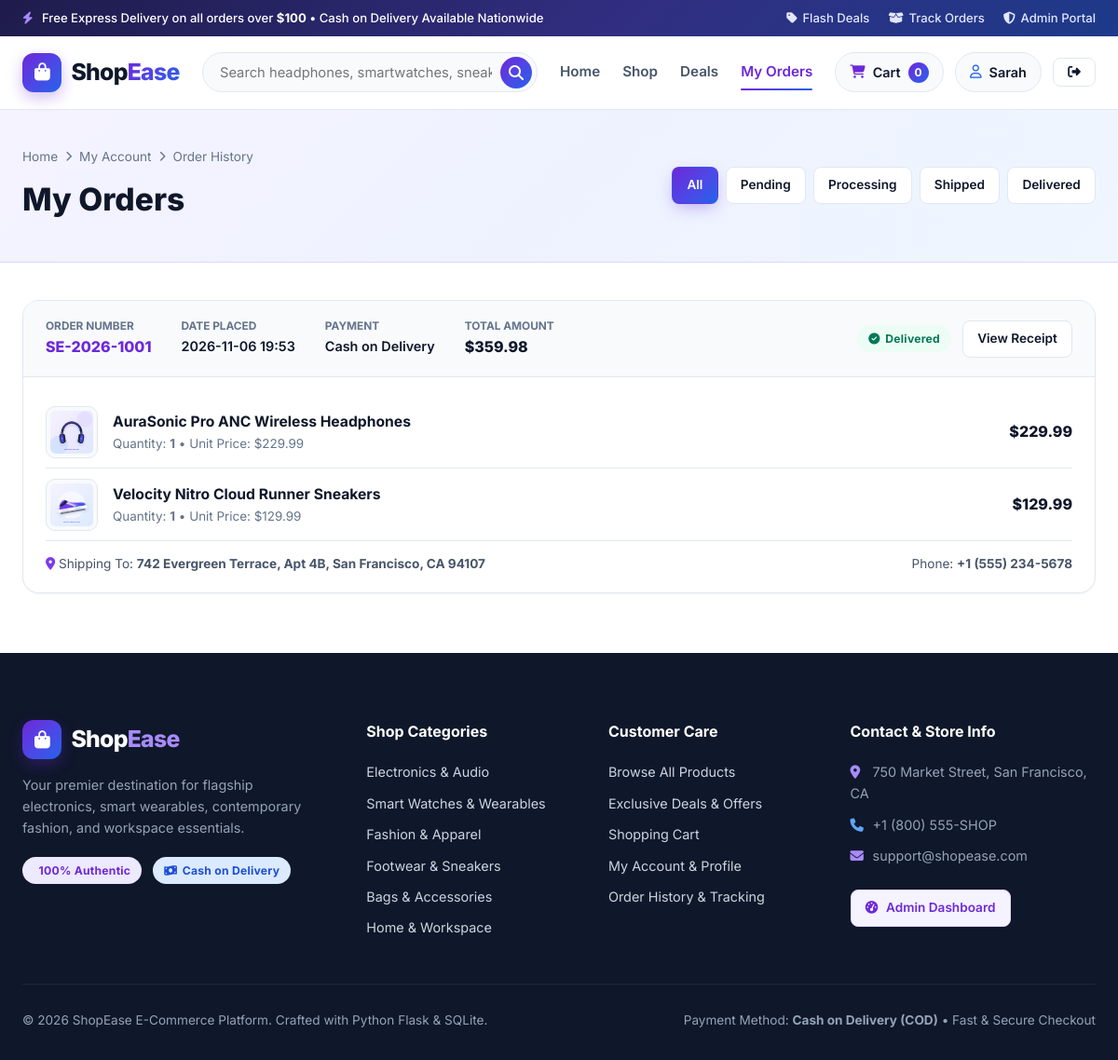
/orders (signed in), run on the app's committed database.
### tables this page shows
CREATE TABLE orders (
            id INTEGER PRIMARY KEY AUTOINCREMENT,
            order_number TEXT NOT NULL UNIQUE,
            user_id INTEGER,
            customer_name TEXT NOT NULL,
            customer_email TEXT NOT NULL,
            phone TEXT NOT NULL,
            shipping_address TEXT NOT NULL,
            city TEXT NOT NULL,
            postal_code TEXT NOT NULL,
            order_notes TEXT DEFAULT '',
            subtotal REAL NOT NULL,
            shipping_fee REAL NOT NULL DEFAULT 0.0,
            total_amount REAL NOT NULL,
            payment_method TEXT NOT NULL DEFAULT 'Cash on Delivery',
            status TEXT NOT NULL DEFAULT 'Pending',
            created_at TIMESTAMP DEFAULT CURRENT_TIMESTAMP,
            FOREIGN KEY (user_id) REFERENCES users (id) ON DELETE SET NULL
        );

CREATE TABLE order_items (
            id INTEGER PRIMARY KEY AUTOINCREMENT,
            order_id INTEGER NOT NULL,
            product_id INTEGER,
            product_name TEXT NOT NULL,
            product_image TEXT NOT NULL,
            unit_price REAL NOT NULL,
            quantity INTEGER NOT NULL,
            subtotal REAL NOT NULL,
            FOREIGN KEY (order_id) REFERENCES orders (id) ON DELETE CASCADE,
            FOREIGN KEY (product_id) REFERENCES products (id) ON DELETE SET NULL
        );

CREATE TABLE categories (
            id INTEGER PRIMARY KEY AUTOINCREMENT,
            name TEXT NOT NULL UNIQUE,
            slug TEXT NOT NULL UNIQUE,
            description TEXT DEFAULT '',
            icon TEXT DEFAULT 'fa-box',
            image_url TEXT DEFAULT '',
            created_at TIMESTAMP DEFAULT CURRENT_TIMESTAMP
        );

### app.py (the view)
@app.route('/orders')
@login_required
def customer_orders():
    conn = get_db_connection()
    status_filter = request.args.get('status', '').strip()
    query = 'SELECT * FROM orders WHERE user_id = ?'
    params = [session['user_id']]
    if status_filter:
        query += ' AND status = ?'
        params.append(status_filter)
    query += ' ORDER BY id DESC'
    orders_rows = conn.execute(query, params).fetchall()
    orders_with_items = []
    for o in orders_rows:
        items = conn.execute('SELECT * FROM order_items WHERE order_id = ?', (o['id'],)).fetchall()
        orders_with_items.append({
            'order': o,
            'items': items
        })
    conn.close()
    return render_template('orders.html', orders_with_items=orders_with_items, status_filter=status_filter)

### templates/orders.html (shortened to what this page needs)
{% extends "base.html" %}
{% block content %}
<section class="page-banner">
    <div class="container" style="display:flex;align-items:center;justify-content:space-between;flex-wrap:wrap;gap:1rem;">
        <div>
            <div class="breadcrumb">
                <a href="{{ url_for('index') }}">Home</a>
                <i class="fa-solid fa-chevron-right" style="font-size:0.7rem;"></i>
                <a href="{{ url_for('profile') }}">My Account</a>
                <i class="fa-solid fa-chevron-right" style="font-size:0.7rem;"></i>
                <span>Order History</span>
            </div>
            <h1 style="font-size:2.1rem;font-weight:800;">My Orders</h1>
        </div>
        <div style="display:flex;gap:0.5rem;flex-wrap:wrap;">
            <a href="{{ url_for('customer_orders') }}" class="btn btn-sm {% if not status_filter %}btn-primary{% else %}btn-outline{% endif %}">All</a>
            {% for st in ['Pending', 'Processing', 'Shipped', 'Delivered'] %}
                <a href="{{ url_for('customer_orders', status=st) }}" class="btn btn-sm {% if status_filter == st %}btn-primary{% else %}btn-outline{% endif %}">
                    {{ st }}
                </a>
            {% endfor %}
        </div>
    </div>
</section>
<div class="container" style="padding:2.5rem 1.5rem 4rem;">
    {% if orders_with_items %}
        <div style="display:flex;flex-direction:column;gap:1.5rem;">
            {% for entry in orders_with_items %}
            {% set o = entry['order'] %}
            <div class="form-card" style="padding:0;overflow:hidden;">
                <div style="background:var(--bg-secondary);padding:1.15rem 1.5rem;border-bottom:1px solid var(--border-color);display:flex;align-items:center;justify-content:space-between;flex-wrap:wrap;gap:1rem;">
                    <div style="display:flex;gap:2rem;flex-wrap:wrap;">
                        <div>
                            <div style="font-size:0.74rem;color:var(--text-muted);text-transform:uppercase;font-weight:700;">Order Number</div>
                            <div style="font-weight:800;color:var(--purple-700);">{{ o['order_number'] }}</div>
                        </div>
                        <div>
                            <div style="font-size:0.74rem;color:var(--text-muted);text-transform:uppercase;font-weight:700;">Date Placed</div>
                            <div style="font-weight:600;font-size:0.9rem;">{{ o['created_at'][:16] }}</div>
                        </div>
                        <div>
                            <div style="font-size:0.74rem;color:var(--text-muted);text-transform:uppercase;font-weight:700;">Payment</div>
                            <div style="font-weight:600;font-size:0.9rem;">{{ o['payment_method'] }}</div>
                        </div>
                        <div>
                            <div style="font-size:0.74rem;color:var(--text-muted);text-transform:uppercase;font-weight:700;">Total Amount</div>
                            <div style="font-weight:800;font-size:1rem;">${{ "%.2f"|format(o['total_amount']) }}</div>
                        </div>
                    </div>
                    <div style="display:flex;align-items:center;gap:0.75rem;">
                        {% if o['status'] == 'Delivered' %}
                            <span class="badge badge-success"><i class="fa-solid fa-circle-check"></i> Delivered</span>
                        {% elif o['status'] == 'Shipped' %}
                            <span class="badge badge-purple"><i class="fa-solid fa-truck-fast"></i> Shipped</span>
                        {% elif o['status'] == 'Processing' %}
                            <span class="badge badge-blue"><i class="fa-solid fa-gears"></i> Processing</span>
                        {% elif o['status'] == 'Cancelled' %}
                            <span class="badge badge-danger"><i class="fa-solid fa-ban"></i> Cancelled</span>
                        {% else %}
                            <span class="badge badge-warning"><i class="fa-solid fa-clock"></i> Pending</span>
                        {% endif %}
                        <a href="{{ url_for('order_confirmation', order_number=o['order_number']) }}" class="btn btn-outline btn-sm">
                            View Receipt
                        </a>
                    </div>
                </div>
                <div style="padding:1.25rem 1.5rem;">
                    {% for item in entry['items'] %}
                    <div style="display:flex;align-items:center;justify-content:space-between;padding:0.65rem 0;border-bottom:1px solid var(--border-color);gap:1rem;">
                        <div style="display:flex;align-items:center;gap:1rem;">
                            <img src="{{ item['product_image'] }}" alt="{{ item['product_name'] }}" style="width:56px;height:56px;object-fit:contain;background:var(--bg-secondary);border-radius:10px;padding:4px;border:1px solid var(--border-color);">
                            <div>
                                <a href="{{ url_for('product_details', product_id=item['product_id']) if item['product_id'] else '#' }}" style="font-weight:700;font-size:0.98rem;">
                                    {{ item['product_name'] }}
                                </a>
                                <div style="font-size:0.84rem;color:var(--text-muted);">
                                    Quantity: <strong>{{ item['quantity'] }}</strong> &bull; Unit Price: ${{ "%.2f"|format(item['unit_price']) }}
                                </div>
                            </div>
                        </div>
                        <div style="font-weight:800;font-size:1rem;">
                            ${{ "%.2f"|format(item['subtotal']) }}
                        </div>
                    </div>
                    {% endfor %}
                    <div style="padding-top:0.85rem;font-size:0.85rem;color:var(--text-secondary);display:flex;justify-content:space-between;flex-wrap:wrap;gap:0.5rem;">
                        <span><i class="fa-solid fa-location-dot" style="color:var(--purple-600);"></i> Shipping To: <strong>{{ o['shipping_address'] }}, {{ o['city'] }} {{ o['postal_code'] }}</strong></span>
                        <span>Phone: <strong>{{ o['phone'] }}</strong></span>
                    </div>
                </div>
            </div>
            {% endfor %}
        </div>
    {% endif %}
</div>
{% endblock %}

### templates/base.html (shortened to what this page needs)
<!DOCTYPE html>
<html lang="en">
<head>
    <link rel="stylesheet" href="https://cdnjs.cloudflare.com/ajax/libs/font-awesome/6.5.1/css/all.min.css">
    <link rel="stylesheet" href="{{ url_for('static', filename='css/style.css') }}">
</head>
<body>
    <div class="top-promo-bar">
        <div class="container top-promo-inner">
            <div>
                <i class="fa-solid fa-bolt" style="color:#a78bfa;margin-right:6px;"></i>
                Free Express Delivery on all orders over <strong>$100</strong> &bull; Cash on Delivery Available Nationwide
            </div>
            <div class="top-promo-links">
                <a href="{{ url_for('deals') }}"><i class="fa-solid fa-tag"></i> Flash Deals</a>
                {% if current_user_id %}
                    <a href="{{ url_for('customer_orders') }}"><i class="fa-solid fa-box-open"></i> Track Orders</a>
                {% endif %}
                <a href="{{ url_for('admin_dashboard' if current_admin_id else 'admin_login') }}">
                    <i class="fa-solid fa-shield-halved"></i> Admin Portal
                </a>
            </div>
        </div>
    </div>
    <header class="navbar">
        <div class="container navbar-inner">
            <a href="{{ url_for('index') }}" class="brand-logo">
                <span class="brand-logo-icon"><i class="fa-solid fa-bag-shopping"></i></span>
                <span>Shop<span class="brand-text-gradient">Ease</span></span>
            </a>
            <form action="{{ url_for('shop') }}" method="GET" class="nav-search-form">
                <input
                    type="text"
                    name="q"
                    value="{{ request.args.get('q', '') }}"
                    class="nav-search-input"
                    placeholder="Search headphones, smartwatches, sneakers, brands..."
                    aria-label="Search products"
                >
                <button type="submit" class="nav-search-btn" aria-label="Submit search">
                    <i class="fa-solid fa-magnifying-glass"></i>
                </button>
            </form>
            <nav class="nav-links" id="nav-links">
                <a href="{{ url_for('index') }}" class="nav-link {% if request.endpoint == 'index' %}active{% endif %}">Home</a>
                <a href="{{ url_for('shop') }}" class="nav-link {% if request.endpoint == 'shop' %}active{% endif %}">Shop</a>
                <a href="{{ url_for('deals') }}" class="nav-link {% if request.endpoint == 'deals' %}active{% endif %}">Deals</a>
                {% if current_user_id %}
                    <a href="{{ url_for('customer_orders') }}" class="nav-link {% if request.endpoint == 'customer_orders' %}active{% endif %}">My Orders</a>
                {% endif %}
            </nav>
            <div class="nav-actions">
                <a href="{{ url_for('cart') }}" class="nav-icon-btn" title="Shopping Cart">
                    <i class="fa-solid fa-cart-shopping" style="color:var(--purple-700);"></i>
                    <span>Cart</span>
                    <span class="cart-badge" data-cart-badge>{{ cart_count }}</span>
                </a>
                {% if current_user_id %}
                    <a href="{{ url_for('profile') }}" class="nav-icon-btn" title="My Profile">
                        <i class="fa-regular fa-user" style="color:var(--blue-600);"></i>
                        <span>{{ current_user_name.split(' ')[0] }}</span>
                    </a>
                    <a href="{{ url_for('logout') }}" class="btn btn-outline btn-sm" title="Logout">
                        <i class="fa-solid fa-right-from-bracket"></i>
                    </a>
                {% endif %}
            </div>
        </div>
    </header>
    <main>
        {% block content %}{% endblock %}
    </main>
    <footer class="site-footer">
        <div class="container">
            <div class="footer-grid">
                <div>
                    <a href="{{ url_for('index') }}" class="brand-logo" style="color:#ffffff;margin-bottom:1rem;">
                        <span class="brand-logo-icon"><i class="fa-solid fa-bag-shopping"></i></span>
                        <span>Shop<span style="color:#a78bfa;">Ease</span></span>
                    </a>
                    <p style="font-size:0.9rem;color:#94a3b8;max-width:340px;margin-bottom:1.25rem;">
                        Your premier destination for flagship electronics, smart wearables, contemporary fashion, and workspace essentials.
                    </p>
                    <div style="display:flex;gap:0.75rem;">
                        <a href="{{ url_for('shop') }}" class="badge badge-purple"> 100% Authentic</a>
                        <a href="{{ url_for('shop') }}" class="badge badge-blue"><i class="fa-solid fa-money-bill-wave"></i> Cash on Delivery</a>
                    </div>
                </div>
                <div>
                    <h4 class="footer-title">Shop Categories</h4>
                    <ul class="footer-links">
                        {% for cat in nav_categories %}
                            <li><a href="{{ url_for('shop', category=cat['slug']) }}">{{ cat['name'] }}</a></li>
                        {% endfor %}
                    </ul>
                </div>
                <div>
                    <h4 class="footer-title">Customer Care</h4>
                    <ul class="footer-links">
                        <li><a href="{{ url_for('shop') }}">Browse All Products</a></li>
                        <li><a href="{{ url_for('deals') }}">Exclusive Deals & Offers</a></li>
                        <li><a href="{{ url_for('cart') }}">Shopping Cart</a></li>
                        <li><a href="{{ url_for('profile') }}">My Account & Profile</a></li>
                        <li><a href="{{ url_for('customer_orders') }}">Order History & Tracking</a></li>
                    </ul>
                </div>
                <div>
                    <h4 class="footer-title">Contact & Store Info</h4>
                    <ul class="footer-links" style="color:#94a3b8;">
                        <li><i class="fa-solid fa-location-dot" style="color:#a78bfa;width:20px;"></i> 750 Market Street, San Francisco, CA</li>
                        <li><i class="fa-solid fa-phone" style="color:#60a5fa;width:20px;"></i> +1 (800) 555-SHOP</li>
                        <li><i class="fa-solid fa-envelope" style="color:#a78bfa;width:20px;"></i> support@shopease.com</li>
                        <li style="margin-top:0.5rem;">
                            <a href="{{ url_for('admin_login') }}" class="btn btn-sm btn-secondary" style="margin-top:0.4rem;">
                                <i class="fa-solid fa-gauge-high"></i> Admin Dashboard
                            </a>
                        </li>
                    </ul>
                </div>
            </div>
            <div class="footer-bottom">
                <span>&copy; 2026 ShopEase E-Commerce Platform. Crafted with Python Flask &amp; SQLite.</span>
                <span>Payment Method: <strong>Cash on Delivery (COD)</strong> &bull; Fast &amp; Secure Checkout</span>
            </div>
        </div>
    </footer>
</body>
</html>

### data on the page
orders: order_number "SE-2026-1001", created_at "2026-11-06 19:53", payment_method "Cash on Delivery", total_amount "359.98", status "Delivered" (drawn), shipping_address "742 Evergreen Terrace, Apt 4B", city "San Francisco, CA", postal_code "94107", phone "+1 (555) 234-5678"
order_items: product_image (picture), product_name "AuraSonic Pro ANC Wireless Headphones", quantity "1", unit_price "229.99", subtotal "229.99"
order_items: product_image (picture), product_name "Velocity Nitro Cloud Runner Sneakers", quantity "1", unit_price "129.99", subtotal "129.99"
categories: name "Electronics & Audio"
categories: name "Smart Watches & Wearables"
categories: name "Fashion & Apparel"
categories: name "Footwear & Sneakers"
categories: name "Bags & Accessories"
categories: name "Home & Workspace"

### other printed values
{{ cart_count }} "0"
{{ current_user_name.split(' ')[0] }} "Sarah"
{{ st }} "Pending" "Processing" "Shipped" "Delivered"
